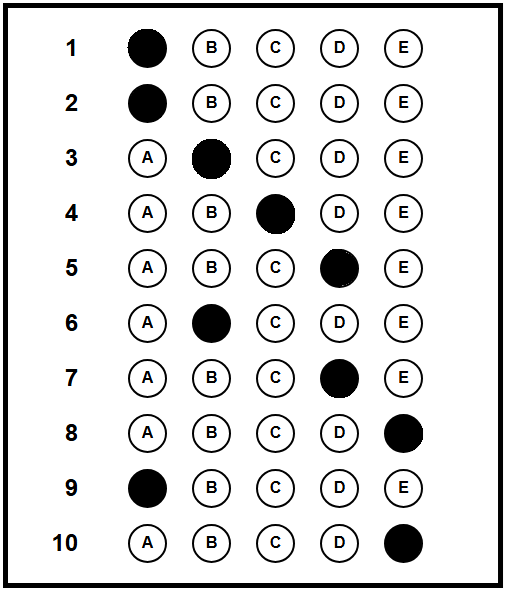
#> input picture Projeto Final/Gabarito_modelo.bmp, 507 x 591 px
$ python main.py
#> lines starting #> are read from the running program, lines starting #| are printed output that depends on the picture; after the words box and inside, x2 and y2 are one past the last pixel; in counts of white or black regions, pixels touching at a corner belong together
#> in main, img_mestre is the input picture: shape (591, 507, 3); mean B, G, R 224.4, 224.4, 224.4
# Fazer um máscara com o gabarito correto de referência
# Receber um gabarito preenchido
# Detectar as bordas do gabarito preenchido
# Fazer a transformação perspectiva para alinhar o gabarito preenchido com o gabarito correto
# Comparar o gabarito preenchido com o gabarito correto
# Marcar as respostas corretas e incorretas no gabarito preenchido
# Exibir a pontuação final
# ------------------------------------------------------------------------------
# testar imagens tortas, com sombra e gabaritos preenchidos de forma inválida (marcar com X, cor de caneta errada)
# homografia - para fazer a máscara binária do gabarito
# ------------------------------------------------------------------------------
# ideia: sobrepor a máscara binária do gabarito correto sobre o gabarito preenchido alinhado
# a quantidade de bolinhas brancas que sorarem serão as questões erradas
# as questões corretas serão as bolinhas pretas, que vão acabar desaparecendo na máscara preta
# ------------------------------------------------------------------------------

import cv2
import numpy as np
import os
import glob

# CONFIGURAÇÕES DO PIPELINE

PASTA_IMAGENS = "fotos"  # Pasta onde estão as provas dos alunos
PASTA_SAIDA = "saida"    # Nova pasta para salvar os resultados
ARQUIVO_MESTRE = "Gabarito_modelo.bmp"  # O gabarito gabarito correto
WIDTH_WORK = 450
HEIGHT_WORK = 650

# DEBUG
# Mude para True para ver a imagem na tela quando ocorrer um erro de detecção
VISUALIZAR_ERROS = False


# ------------------------------------------------------------------
# FUNÇÕES
def ordenar_pontos(pontos):
    """
    ordena os 4 pontos nas direcoes:
    cima para esquerda, cima para direita, baixo para direita, baixo para esquerda]
    """
    pontos = np.array(pontos, dtype="float32")
    soma = pontos.sum(axis=1)
    dfrenca = np.diff(pontos, axis=1)

    cimaesq = pontos[np.argmin(soma)]
    baixodir = pontos[np.argmax(soma)]
    cimadir = pontos[np.argmin(dfrenca)]
    baixoesq = pontos[np.argmax(dfrenca)]

    lista_pontos = np.array([cimaesq, cimadir, baixodir, baixoesq], dtype="float32")
    return lista_pontos


def warp_quadrilateral(imgoriginal, pontos, tamanho_final=(WIDTH_WORK, HEIGHT_WORK)):
    """
    recebe a imagem original e 4 pontos do quadrilátero,
    faz a homografia e redimensiona
    """
    retangulo = ordenar_pontos(pontos)

    (cimaesq, cimadir, baixodir, baixoesq) = retangulo

    # calcula larguras e alturas
    larguraA = np.linalg.norm(baixodir - baixoesq)
    larguraB = np.linalg.norm(cimadir - cimaesq)
    altA = np.linalg.norm(cimadir - baixodir)
    altB = np.linalg.norm(cimaesq - baixoesq)

    larguramax = int(max(larguraA, larguraB))
    altmax = int(max(altA, altB))

    # faz o mapeamento pro retângulo final
    maparetangulo = np.array(
        [[0, 0], [larguramax - 1, 0], [larguramax - 1, altmax - 1], [0, altmax - 1]],
        dtype="float32",
    )

    # corrige a perspectiva
    matrizpersp = cv2.getPerspectiveTransform(retangulo, maparetangulo)
    warp = cv2.warpPerspective(imgoriginal, matrizpersp, (larguramax, altmax))

    # redimensiona
    warp_final = cv2.resize(warp, tamanho_final, interpolation=cv2.INTER_AREA)
    return warp_final


def detectar_alinhar(img):
    """
    Detecta o gabarito na imagem, encontra o retangulo principal
    e aplica homografia.
    """

    imgoriginal = img.copy()
    alt0, larg0 = imgoriginal.shape[:2]
#> alt0 = 591; larg0 = 507

    cinza = cv2.cvtColor(imgoriginal, cv2.COLOR_BGR2GRAY)
    cinza = cv2.GaussianBlur(cinza, (7, 7), 1.5)
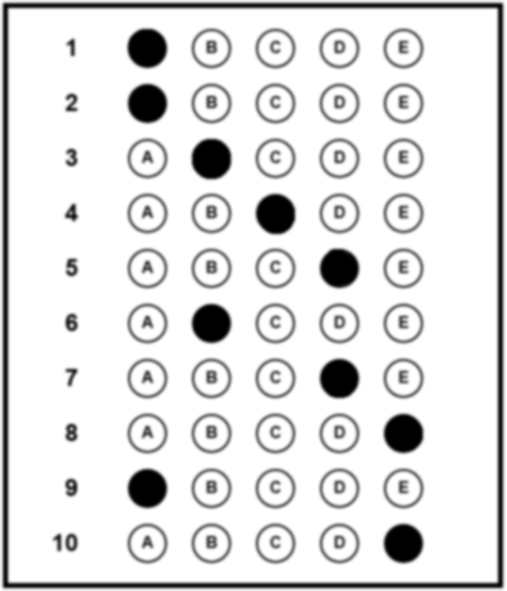
#> cinza: shape (591, 507); min 0, max 255, mean 224.4

    bordas = cv2.Canny(cinza, 40, 160)
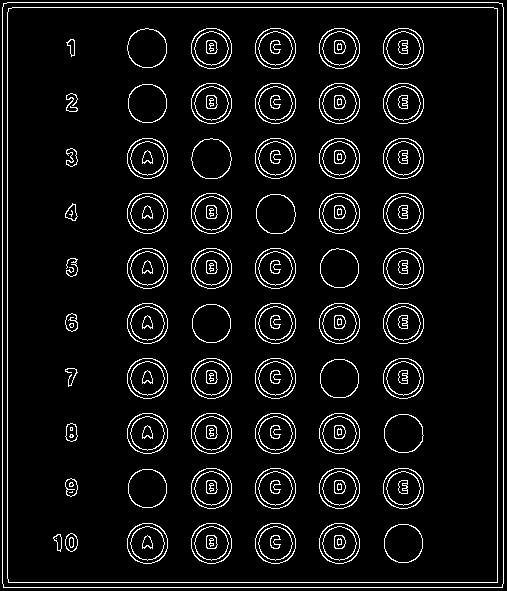
#> bordas: shape (591, 507); 6.6% white in thin lines or dots

    kernel = cv2.getStructuringElement(cv2.MORPH_RECT, (7, 7))
    bordas = cv2.dilate(bordas, kernel, iterations=2)
#> bordas: shape (591, 507); 52.7% white; 11 black regions, largest, box (x1, y1, x2, y2) and area: (14, 14, 491, 576) 137855, (199, 146, 224, 172) 408, (264, 202, 288, 227) 393
    bordas = cv2.erode(bordas, kernel, iterations=1)
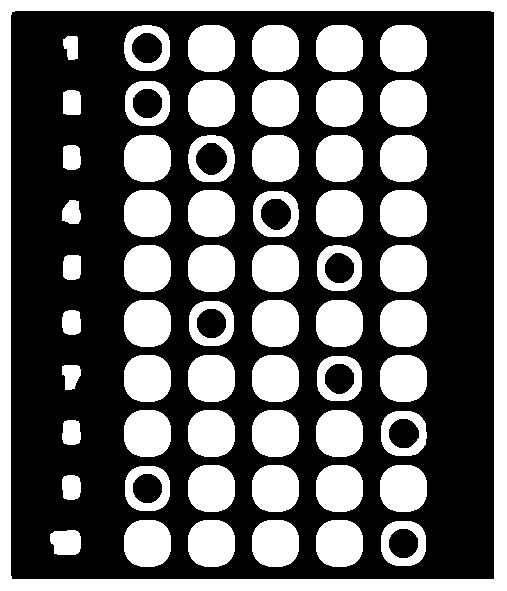
#> bordas: shape (591, 507); 38.6% white; 61 white regions, largest, box (x1, y1, x2, y2) and area: (0, 0, 507, 591) 25306, (188, 25, 235, 72) 1885, (252, 25, 299, 72) 1885

    #cv2.imshow("Canny", bordas)
    #cv2.waitKey(0)

    # contornos
    contornos, _ = cv2.findContours(bordas, cv2.RETR_EXTERNAL, cv2.CHAIN_APPROX_SIMPLE)
#> contornos = [[[0, 0], [0, 590], [506, 590], [506, 0]]]

    if not contornos:
        print("nenhum contorno encontrado")
        return None

    contornos = sorted(contornos, key=cv2.contourArea, reverse=True)

    retan = None

    # tenta achar o retangulo
    for cnt in contornos:
        area = cv2.contourArea(cnt)
        if area < (larg0 * alt0) * 0.1:
            continue

        perimetro = cv2.arcLength(cnt, True)

        for toleranciaerro in [0.01, 0.015, 0.02, 0.03]:
            approx = cv2.approxPolyDP(cnt, toleranciaerro * perimetro, True)
            if len(approx) == 4:
                retan = approx.reshape(4, 2)
                break

        if retan is not None:
            break
#> this loop made 1 pass
#> (cnt, area, perimetro) on pass 1: ([[0, 0], [0, 590], [506, 590], [506, 0]], 298540, 2192)

    if retan is None:
        print("nao foi possivel achar nenhum retangulo")
        return None

    imagem = imgoriginal.copy()
    retan_int = retan.astype(int)
    cv2.polylines(imagem, [retan_int], True, (0, 0, 255), 3)
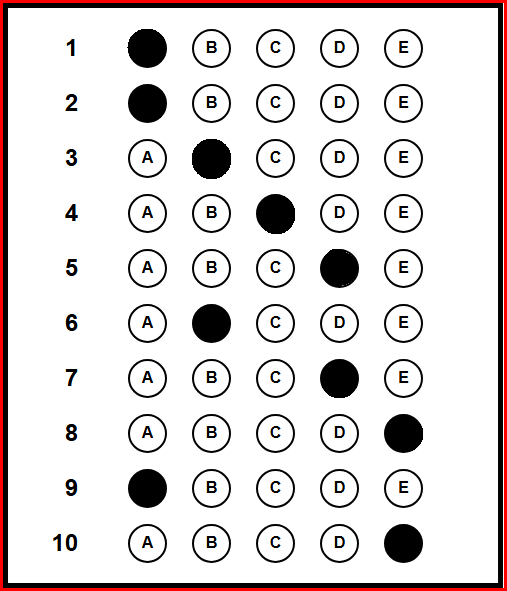
#> imagem: shape (591, 507, 3); 2.19% of pixels changed, all inside (x1, y1, x2, y2) = (0, 0, 507, 591)
    #cv2.imshow("retangulo", imagem)
    #cv2.waitKey(0)

    # homografia e redimensiona
    warp = warp_quadrilateral(imgoriginal, retan, (WIDTH_WORK, HEIGHT_WORK))
#> in warp_quadrilateral, `warp_final = cv2.resize(warp, tamanho_final, interpolation=cv2.INTER_A..`:
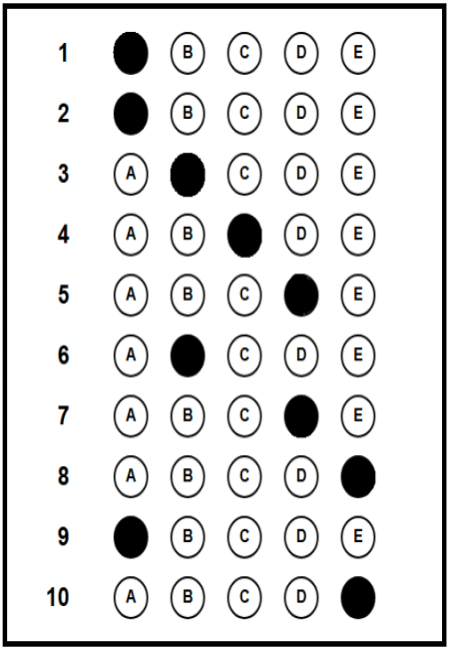
#> warp_final: shape (650, 450, 3); mean B, G, R 224.4, 224.4, 224.4
    #cv2.imshow("Warp", warp)
    #cv2.waitKey(0)
    #cv2.destroyAllWindows()

    return warp


def processar_mascara_limpa(img):
    """Limpa a imagem para deixar apenas as marcações de caneta."""
    gray = cv2.cvtColor(img, cv2.COLOR_BGR2GRAY)
    _, thresh = cv2.threshold(gray, 0, 255, cv2.THRESH_BINARY_INV | cv2.THRESH_OTSU)
#> thresh: shape (650, 450); 12.6% white; 102 white regions, largest, box (x1, y1, x2, y2) and area: (3, 3, 447, 647) 11014, (170, 153, 205, 197) 1254, (227, 213, 262, 258) 1230

    h, w = thresh.shape
#> h = 650; w = 450
    margem_esq = 90
    margem_bordas = 10

    # Zonas mortas
    thresh[:, 0:margem_esq] = 0
    thresh[0:margem_bordas, :] = 0
    thresh[h - margem_bordas : h, :] = 0
    thresh[:, w - margem_bordas : w] = 0
#> thresh: shape (650, 450); 8.5% white; 90 white regions, largest, box (x1, y1, x2, y2) and area: (170, 153, 205, 197) 1254, (227, 213, 262, 258) 1230, (113, 32, 148, 75) 1194

    # Limpeza de ruído
    kernel = cv2.getStructuringElement(cv2.MORPH_ELLIPSE, (3, 3))
    clean = cv2.morphologyEx(thresh, cv2.MORPH_OPEN, kernel, iterations=2)
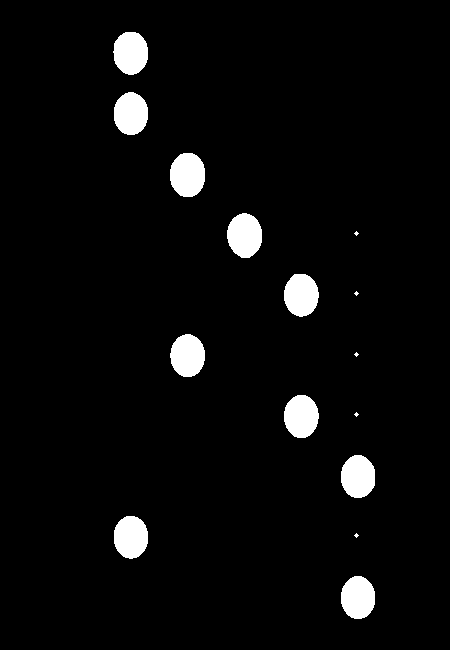
#> clean: shape (650, 450); 4.1% white; 15 white regions (5 under 20 px)
    return clean


def gerar_zonas_de_acerto_perfeitas(mask_mestre_raw):
    """Gera os círculos 'alvo' baseados no gabarito mestre."""
    zonas_perfeitas = np.zeros_like(mask_mestre_raw)
    contours, _ = cv2.findContours(
        mask_mestre_raw, cv2.RETR_EXTERNAL, cv2.CHAIN_APPROX_SIMPLE
    )
#> contours = 15 contours, 5 with area under 20; largest, box (x1, y1, x2, y2) and area: (170, 153, 205, 197) 1194, (227, 213, 262, 258) 1172, (113, 32, 148, 75) 1136, (284, 395, 319, 438) 1128, (284, 274, 319, 317) 1124
    RAIO_ALVO = 14

    for cnt in contours:
        if cv2.contourArea(cnt) < 50:
            continue
        M = cv2.moments(cnt)
        if M["m00"] != 0:
            cX = int(M["m10"] / M["m00"])
            cY = int(M["m01"] / M["m00"])
            cv2.circle(zonas_perfeitas, (cX, cY), RAIO_ALVO, 255, -1)
#> this loop made 15 passes
#> (cX, cY) on passes 1, 3, 4, 6, 8, 10, 12, 13, 14, 15: (357, 597), (130, 536), (357, 476), (300, 415), (187, 355), (300, 294), (244, 234), (187, 174), (130, 113), (130, 52)
#> cnt on passes 2, 5, 7, 9, 11: [[356, 533], [354, 535], [356, 537], [358, 535]], [[356, 412], [354, 414], [356, 416], [358, 414]], [[356, 352], [354, 354], [356, 356], [358, 354]], [[356, 291], [354, 293], [356, 295], [358, 293]], [[356, 231], [354, 233], [356, 235], [358, 233]]
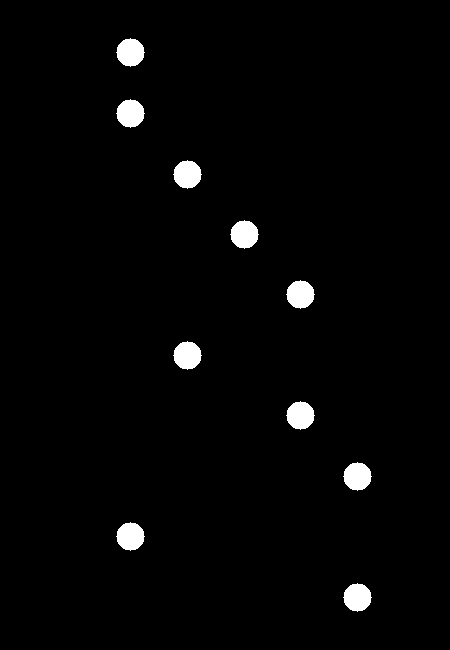
#> zonas_perfeitas: shape (650, 450); 2.1% white; 10 white regions, largest, box (x1, y1, x2, y2) and area: (116, 38, 145, 67) 613, (116, 99, 145, 128) 613, (173, 160, 202, 189) 613
    return zonas_perfeitas


# [52 lines left out: function calcular_nota, not called in this run]


# --------------------------------------------------------------------------
# PIPELINE PRINCIPAL


def main():
    print(f"Processando imagens da pasta " "/" "fotos")

    # Criar pasta de saída se não existir
    if not os.path.exists(PASTA_SAIDA):
        os.makedirs(PASTA_SAIDA)
        print(f"Pasta de saída '{PASTA_SAIDA}' criada.")

    # Carregar e Preparar o Gabarito Mestre
    if not os.path.exists(ARQUIVO_MESTRE):
        print(f"ERRO: Gabarito Mestre '{ARQUIVO_MESTRE}' não encontrado.")
        return

    img_mestre = cv2.imread(ARQUIVO_MESTRE)
    warp_m = detectar_alinhar(img_mestre)

    if warp_m is None:
        print("ERRO: Não foi possível ler o Gabarito Mestre.")
        if VISUALIZAR_ERROS:
            cv2.imshow("Erro Mestre", img_mestre)
            cv2.waitKey(0)
        return

    mask_m_raw = processar_mascara_limpa(warp_m)
    mask_master_zones = gerar_zonas_de_acerto_perfeitas(mask_m_raw)

    # SALVAR GABARITO MESTRE (MÁSCARA DE ALVOS) NA PASTA DE SAÍDA
    caminho_mestre_out = os.path.join(PASTA_SAIDA, "Mascara_Mestre_Alvos.png")
    cv2.imwrite(caminho_mestre_out, mask_master_zones)
    print(f">>> Gabarito Mestre Processado e salvo em: {caminho_mestre_out}")

    # Ler pasta de imagens
    # Pega extensões comuns
    lista_arquivos = []
    for ext in ["*.png", "*.jpg", "*.jpeg", "*.bmp"]:
        lista_arquivos.extend(glob.glob(os.path.join(PASTA_IMAGENS, ext)))

    print(f">>> Encontrados {len(lista_arquivos)} arquivos para corrigir.\n")
    print(f"{'ARQUIVO':<40} | {'NOTA':<10} | {'STATUS'}")
    print("-" * 70)

    # Loop de Processamento
    for arquivo_path in lista_arquivos:
        nome_arquivo = os.path.basename(arquivo_path)

        print(f"\n===== DEBUG: {nome_arquivo} =====")

        try:
            img_aluno = cv2.imread(arquivo_path)
            if img_aluno is None:
                print(f"{nome_arquivo:<40} | -          | ERRO: Imagem Corrompida")
                continue

            warp_a = detectar_alinhar(img_aluno)

            if warp_a is None:
                print(
                    f"{nome_arquivo:<40} | -          | FALHA: Gabarito não detectado"
                )
                continue

            #cv2.imshow(f"{nome_arquivo} - alinhamento", warp_a)
            #cv2.waitKey(0)

            # Processar Máscara
            mask_a_raw = processar_mascara_limpa(warp_a)

            # Mostrar máscara do aluno
            #cv2.imshow(f"{nome_arquivo} - mascara", mask_a_raw)
            #cv2.waitKey(0)

            # Calcular Nota
            nota, anuladas, img_resultado_visual = calcular_nota(mask_master_zones, mask_a_raw, warp_a)

            # SALVAR RESULTADO VISUAL DO ALUNO NA PASTA DE SAÍDA
            nome_saida = f"resultado_{nome_arquivo}"
            caminho_saida = os.path.join(PASTA_SAIDA, nome_saida)
            cv2.imwrite(caminho_saida, img_resultado_visual)

            msg_anulada = f"({anuladas} anuladas)" if anuladas > 0 else ""
            print(f"{nome_arquivo:<40} | {nota:>2}/10       | Sucesso {msg_anulada}")

        except Exception as e:
            print(f"{nome_arquivo:<40} | -          | ERRO CRÍTICO: {e}")
            if VISUALIZAR_ERROS:
                print(f"   -> Erro: {e}")
                cv2.waitKey(0)

    print("Processamento Finalizado.")


if __name__ == "__main__":
    main()
